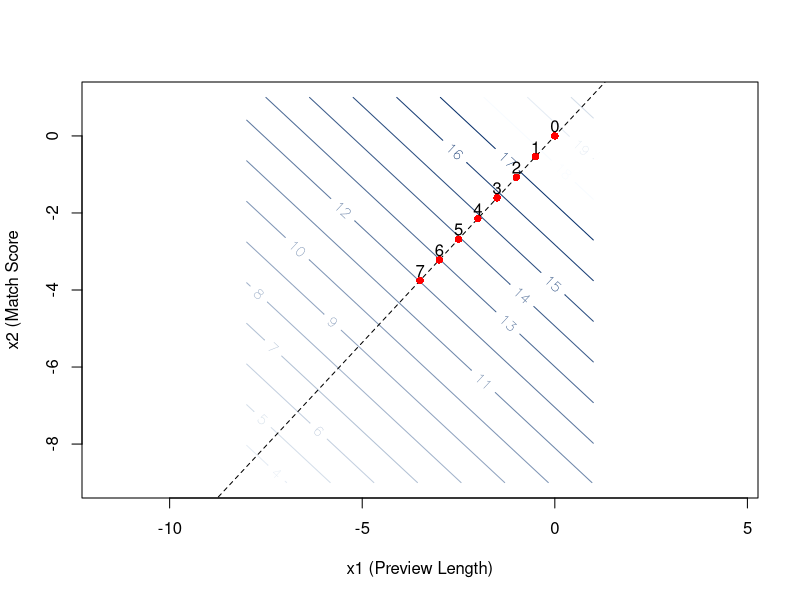
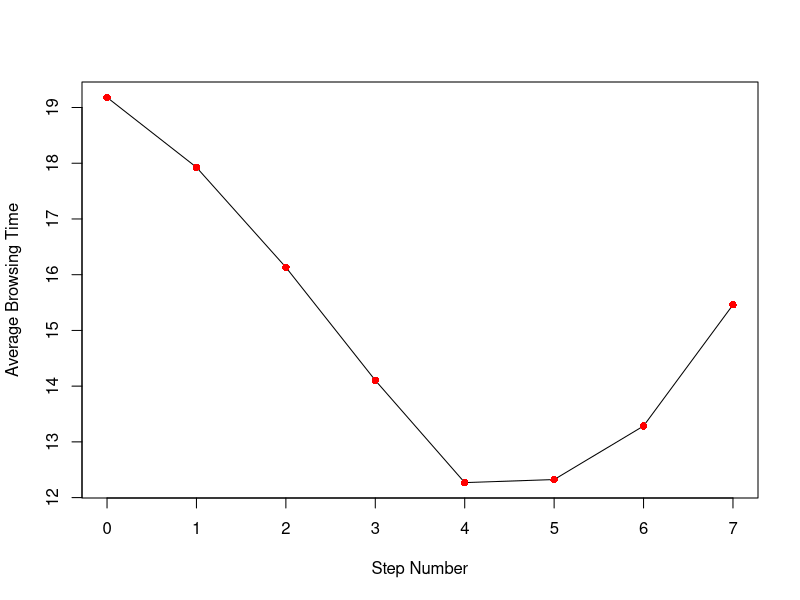

Source code (R) for these figures, in order:
## ---- chunk 1


netflixffd1 <- read.csv("netflixffd.csv", header = TRUE)
netflixffd2 <- read.csv("netflixffd2.csv", header = TRUE)

netflix <- rbind(netflixffd1, netflixffd2)


## ---- chunk 2

phase2data = subset(netflix, select = -c(Prev.Type, Tile.Size))

# Function to create blues
blue_palette <- colorRampPalette(c(rgb(247,251,255,maxColorValue = 255), rgb(8,48,107,maxColorValue = 255)))

# Function for converting from natural units to coded units
convert.N.to.C <- function(U,UH,UL){
  x <- (U - (UH+UL)/2) / ((UH-UL)/2)
  return(x)
}

# Function for converting from coded units to natural units
convert.C.to.N <- function(x,UH,UL){
  U <- x*((UH-UL)/2) + (UH+UL)/2
  return(U)
}

center <- read.csv("center.csv", header = TRUE)

center = subset(center, select = -c(Prev.Type, Tile.Size))

phase2 <- rbind(phase2data, center)

# Function to create x and y grids for contour plots 
mesh <- function(x, y) { 
  Nx <- length(x)
  Ny <- length(y)
  list(
    x = matrix(nrow = Nx, ncol = Ny, data = x),
    y = matrix(nrow = Nx, ncol = Ny, data = y, byrow = TRUE)
  )
}

## curvature test to determine if experimental region is in vicinity of optimum

table(phase2$Prev.Length, phase2$Match.Score)


## Determine whether we're close to the optimum to begin with
## (i.e, check whether the pure quadratic effect is significant)
ph1p <- data.frame(y = phase2$Browse.Time,
                  x1 = convert.N.to.C(U = phase2$Prev.Length, UH = 120, UL = 100),
                  x2 = convert.N.to.C(U = phase2$Match.Score, UH = 100, UL = 80))
ph1p$xPQ <- (ph1p$x1^2 + ph1p$x2^2)/2

## Check the average browsing time in each condition:
aggregate(ph1p$y, by = list(x1 = ph1p$x1, x2 = ph1p$x2), FUN = mean)

## The difference in average browsing time in factorial conditions vs. the center 
## point condition
mean(ph1p$y[ph1p$xPQ != 0]) - mean(ph1p$y[ph1p$xPQ == 0])


## Check to see if that's significant
m <- lm(y~x1+x2+x1*x2+xPQ, data = ph1p)
summary(m)


## Fit the first order model to determine the direction of the path of 
## steepest descent
mp.fo <- lm(y~x1+x2, data = ph1p)
beta0 <- coef(mp.fo)[1]
beta1 <- coef(mp.fo)[2]
beta2 <- coef(mp.fo)[3]
grdp <- mesh(x = seq(convert.N.to.C(U = 30, UH = 120, UL = 100), 
                    convert.N.to.C(U = 120, UH = 120, UL = 100), 
                    length.out = 100), 
            y = seq(convert.N.to.C(U = 0, UH = 100, UL = 80), 
                    convert.N.to.C(U = 100, UH = 100, UL = 80), 
                    length.out = 100))
x1 <- grdp$x
x2 <- grdp$y
etap.fo <- beta0 + beta1*x1 + beta2*x2
# 2D contour plot
contour(x = seq(convert.N.to.C(U = 30, UH = 120, UL = 100), 
                convert.N.to.C(U = 120, UH = 120, UL = 100), 
                length.out = 100),
        y = seq(convert.N.to.C(U = 0, UH = 100, UL = 80), 
                convert.N.to.C(U = 100, UH = 100, UL = 80), 
                length.out = 100), 
        z = etap.fo, xlab = "x1 (Preview Length)", ylab = "x2 (Match Score",
        nlevels = 15, col = blue_palette(15), labcex = 0.9, asp=1)
abline(a = 0, b = beta2/beta1, lty = 2)
points(x = 0, y = 0, col = "red", pch = 16)

## Calculate the coordinates along this path that we will experiment at

# The gradient vector
g <- matrix(c(beta1, beta2), nrow = 1)

# We will take steps of size 5 seconds in preview length. In coded units this is
PL.step <- convert.N.to.C(U = 110 + 5, UH = 120, UL = 100)
lamda <- PL.step/abs(beta1)


## Step 0: The center point we've already observed
x.old <- matrix(0, nrow=1, ncol=2)
text(x = 0, y = 0+0.25, labels = "0")
step0 <- data.frame(Prev.Length = convert.C.to.N(x = 0, UH = 120, UL = 100), 
                 Match.Score = round(convert.C.to.N(x = 0, UH = 100, UL = 80)))

## Step 1: 
x.new <- x.old - lamda*g
points(x = x.new[1,1], y = x.new[1,2], col = "red", pch = 16)
text(x = x.new[1,1], y = x.new[1,2]+0.25, labels = "1")
step1 <- data.frame(Prev.Length = convert.C.to.N(x = x.new[1,1], UH = 120, UL = 100), 
                    Match.Score = round(convert.C.to.N(x = x.new[1,2], UH = 100, UL = 80)))

## Step 2: 
x.old <- x.new
x.new <- x.old - lamda*g
points(x = x.new[1,1], y = x.new[1,2], col = "red", pch = 16)
text(x = x.new[1,1], y = x.new[1,2]+0.25, labels = "2")
step2 <- data.frame(Prev.Length = convert.C.to.N(x = x.new[1,1], UH = 120, UL = 100), 
                    Match.Score = round(convert.C.to.N(x = x.new[1,2], UH = 100, UL = 80)))

## Step 3: 
x.old <- x.new
x.new <- x.old - lamda*g
points(x = x.new[1,1], y = x.new[1,2], col = "red", pch = 16)
text(x = x.new[1,1], y = x.new[1,2]+0.25, labels = "3")
step3 <- data.frame(Prev.Length = convert.C.to.N(x = x.new[1,1], UH = 120, UL = 100), 
                    Match.Score = round(convert.C.to.N(x = x.new[1,2], UH = 100, UL = 80)))

## Step 4: 
x.old <- x.new
x.new <- x.old - lamda*g
points(x = x.new[1,1], y = x.new[1,2], col = "red", pch = 16)
text(x = x.new[1,1], y = x.new[1,2]+0.25, labels = "4")
step4 <- data.frame(Prev.Length = convert.C.to.N(x = x.new[1,1], UH = 120, UL = 100), 
                    Match.Score = round(convert.C.to.N(x = x.new[1,2], UH = 100, UL = 80)))

## Step 5: 
x.old <- x.new
x.new <- x.old - lamda*g
points(x = x.new[1,1], y = x.new[1,2], col = "red", pch = 16)
text(x = x.new[1,1], y = x.new[1,2]+0.25, labels = "5")
step5 <- data.frame(Prev.Length = convert.C.to.N(x = x.new[1,1], UH = 120, UL = 100), 
                    Match.Score = round(convert.C.to.N(x = x.new[1,2], UH = 100, UL = 80)))

## Step 6: 
x.old <- x.new
x.new <- x.old - lamda*g
points(x = x.new[1,1], y = x.new[1,2], col = "red", pch = 16)
text(x = x.new[1,1], y = x.new[1,2]+0.25, labels = "6")
step6 <- data.frame(Prev.Length = convert.C.to.N(x = x.new[1,1], UH = 120, UL = 100), 
                    Match.Score = round(convert.C.to.N(x = x.new[1,2], UH = 100, UL = 80)))

## Step 7:
x.old <- x.new
x.new <- x.old - lamda*g
points(x = x.new[1,1], y = x.new[1,2], col = "red", pch = 16)
text(x = x.new[1,1], y = x.new[1,2]+0.25, labels = "7")
step7 <- data.frame(Prev.Length = convert.C.to.N(x = x.new[1,1], UH = 120, UL = 100), 
                    Match.Score = round(convert.C.to.N(x = x.new[1,2], UH = 100, UL = 80)))

pstdf.cond <- data.frame(Step = 0:7, rbind(step0, step1, step2, step3, step4, step5, step6, step7))
pstdf.cond



## Load the data associated with the steepest descent search
ptsdf <- read.csv("ptsdf.csv", header = TRUE)
ptsdf = subset(ptsdf, select = -c(Prev.Type, Tile.Size))

phase3 <- rbind(ptsdf, center)


## Calculate the average browsing time in each of these conditions and find the 
## condition that minimizes it
pstdf.means <- aggregate(phase3$Browse.Time, 
                        by = list(Prev.Length = phase3$Prev.Length, 
                                  Match.Score = phase3$Match.Score), 
                        FUN = mean)

 plot(x = 0:7, y = rev(pstdf.means$x),
     type = "l", xlab = "Step Number", ylab = "Average Browsing Time")
 points(x = 0:7, y = rev(pstdf.means$x),
       col = "red", pch = 16)

pstdf.cond[pstdf.cond$Step == 4,]


p3final <- read.csv("p3.csv", header = TRUE)
ph2.5 <- data.frame(y = p3final$Browse.Time,
                  x1 = convert.N.to.C(U = p3final$Prev.Length, UH = 100, UL = 80),
                  x2 = convert.N.to.C(U = p3final$Match.Score, UH = 80, UL = 60))
ph2.5$xPQ <- (ph2.5$x1^2 + ph2.5$x2^2)/2

## Check the average browsing time in each condition:
aggregate(ph2.5$y, by = list(x1 = ph2.5$x1, x2 = ph2.5$x2), FUN = mean)

## The difference in average browsing time in factorial conditions vs. the center 
## point condition
mean(ph2.5$y[ph2.5$xPQ != 0]) - mean(ph2.5$y[ph2.5$xPQ == 0])

## Check to see if that's significant
m <- lm(y~x1+x2+x1*x2+xPQ, data = ph2.5)
summary(m)

